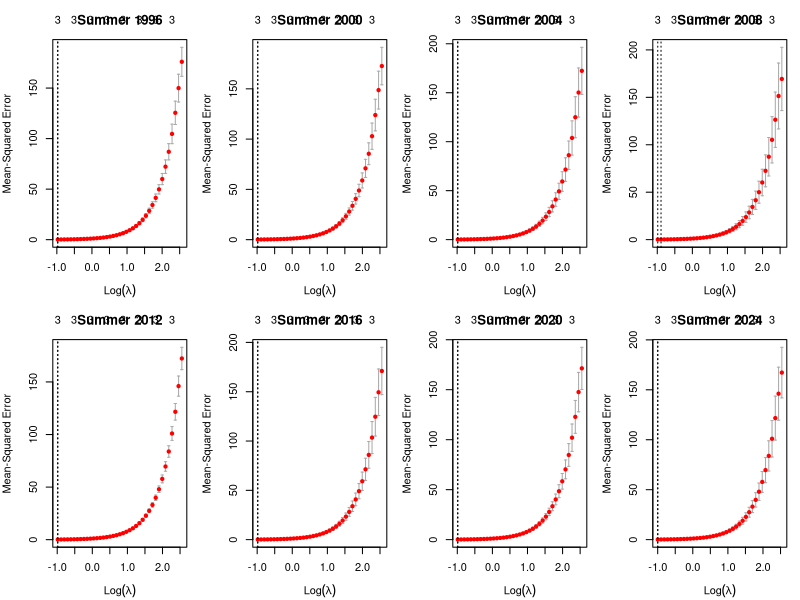
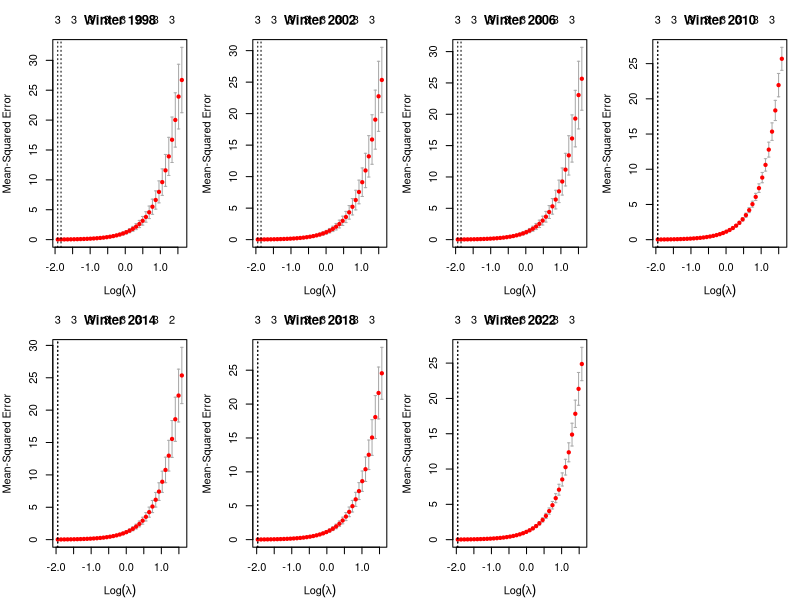
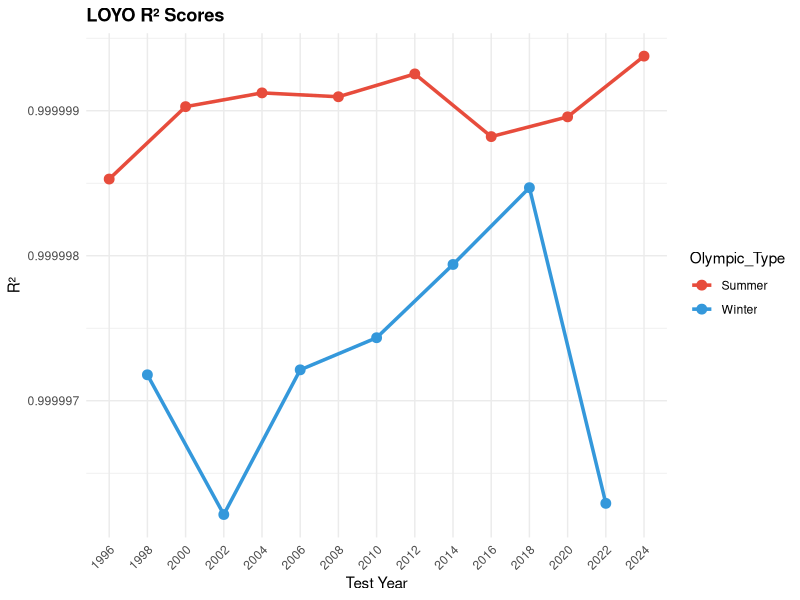
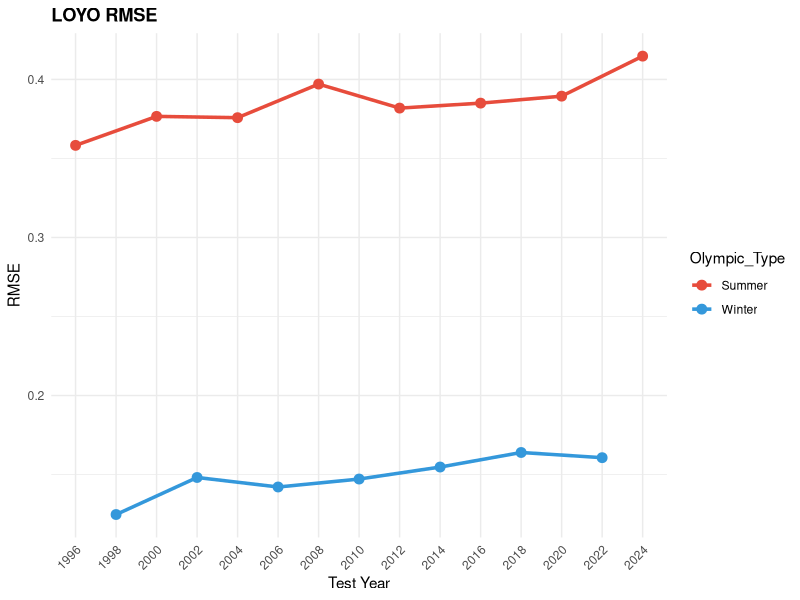
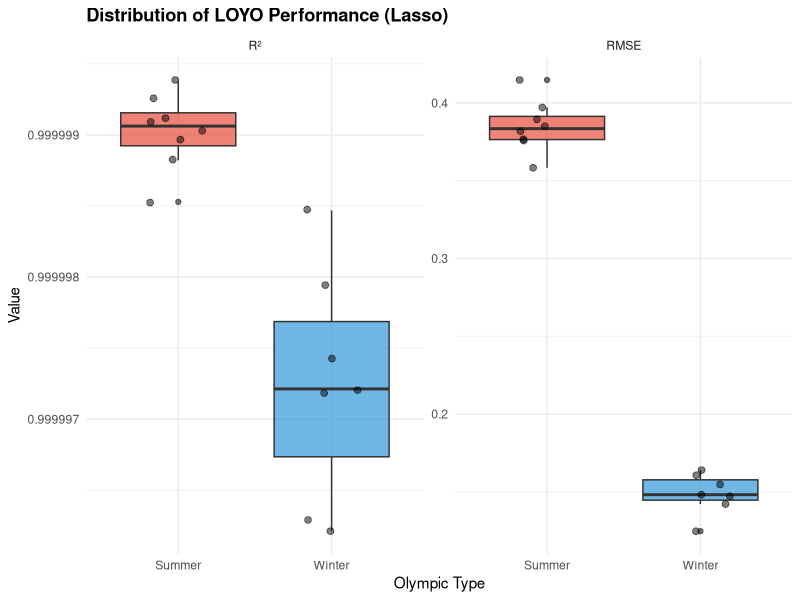

Generate these figures, in order, with R:
## ---- chunk 1
library(tidyverse)
library(data.table)
library(glmnet)
library(randomForest)

# Load data and split by Olympic type
final_data <- fread("final_medals_model_input.csv")

final_data_olympics <- final_data |>
  mutate(
    olympic_type = case_when(
      year %in% c(1998, 2002, 2006, 2010, 2014, 2018, 2022) ~ "Winter",
      year %in% c(1996, 2000, 2004, 2008, 2012, 2016, 2020, 2024) ~ "Summer",
      TRUE ~ NA_character_
    )
  ) |>
  filter(!is.na(olympic_type))

summer_years <- sort(unique(final_data_olympics$year[final_data_olympics$olympic_type == "Summer"]))
winter_years <- sort(unique(final_data_olympics$year[final_data_olympics$olympic_type == "Winter"]))

cat("Summer Olympics Years:", paste(summer_years, collapse = ", "), "\n")
cat("Winter Olympics Years:", paste(winter_years, collapse = ", "), "\n")
## ---- chunk 2
create_fe_data <- function(data) {
  data |>
    arrange(country_noc, year) |>
    group_by(country_noc) |>
    mutate(
      gdp_pop_interaction = GDP_per_capita * log(Population + 1),
      development_index = (life_expectancy_total_years / 100) * internet_access_percent,
      gdp_squared = GDP_per_capita^2,
      population_log = log(Population + 1),
      medals_lag1 = lag(total, 1),
      medals_lag2 = lag(total, 2),
      medals_rolling_avg = (lag(total, 1) + lag(total, 2) + lag(total, 3)) / 3,
      gdp_growth = (GDP_per_capita - lag(GDP_per_capita, 1)) / (lag(GDP_per_capita, 1) + 0.001),
      internet_growth = internet_access_percent - lag(internet_access_percent, 1),
      govt_gdp_ratio = Government_Spending / (GDP_per_capita * Population + 1),
      military_gdp_ratio = mil_expenditure_percent / 100,
      high_population = as.integer(Population > median(Population, na.rm = TRUE)),
      high_gdp = as.integer(GDP_per_capita > median(GDP_per_capita, na.rm = TRUE)),
      infra_score = (elec_access_percent + internet_access_percent + mobile_sub_per100) / 3
    ) |>
    ungroup()
}

summer_data <- final_data_olympics |>
  filter(olympic_type == "Summer") |>
  create_fe_data()

winter_data <- final_data_olympics |>
  filter(olympic_type == "Winter") |>
  create_fe_data()
## ---- chunk 3
prepare_matrices_loyo <- function(data, test_year) {
  train_data <- data |> filter(year != test_year)
  test_data <- data |> filter(year == test_year)
  
  predictor_cols <- setdiff(names(data), c("year", "country_noc", "total", "olympic_type"))
  
  train_means <- train_data |>
    summarise(across(all_of(predictor_cols), 
                    ~ifelse(is.nan(mean(., na.rm = TRUE)), 0, mean(., na.rm = TRUE))))
  
  prepare_split <- function(df) {
    df |>
      select(all_of(predictor_cols)) |>
      mutate(across(everything(), ~{
        col_mean <- train_means[[cur_column()]]
        ifelse(is.na(.) | is.infinite(.), col_mean, .)
      })) |>
      as.matrix()
  }
  
  X_train <- prepare_split(train_data)
  X_test <- prepare_split(test_data)
  X_train[is.na(X_train) | is.infinite(X_train)] <- 0
  X_test[is.na(X_test) | is.infinite(X_test)] <- 0
  
  list(X_train = X_train, y_train = train_data$total, 
       X_test = X_test, y_test = test_data$total)
}

run_loyo_models <- function(data, olympic_years, olympic_name) {
  cat(sprintf("\n=== %s OLYMPICS - LEAVE-ONE-YEAR-OUT ===\n", toupper(olympic_name)))
  
  results <- list()
  
  for(test_year in olympic_years) {
    mats <- prepare_matrices_loyo(data, test_year)
    
    cv_lasso <- cv.glmnet(mats$X_train, mats$y_train, alpha = 1, nfolds = 5)
    cv_ridge <- cv.glmnet(mats$X_train, mats$y_train, alpha = 0, nfolds = 5)
    cv_enet <- cv.glmnet(mats$X_train, mats$y_train, alpha = 0.5, nfolds = 5)
    
    calc_metrics <- function(pred, actual) {
      list(rmse = sqrt(mean((pred - actual)^2)),
           mae = mean(abs(pred - actual)),
           r2 = cor(pred, actual)^2)
    }
    
    lasso_pred <- predict(cv_lasso, newx = mats$X_test, s = "lambda.min")
    ridge_pred <- predict(cv_ridge, newx = mats$X_test, s = "lambda.min")
    enet_pred <- predict(cv_enet, newx = mats$X_test, s = "lambda.min")
    
    results[[as.character(test_year)]] <- list(
      test_year = test_year,
      lasso = calc_metrics(lasso_pred, mats$y_test),
      ridge = calc_metrics(ridge_pred, mats$y_test),
      enet = calc_metrics(enet_pred, mats$y_test),
      lasso_model = cv_lasso
    )
    
    cat(sprintf("Year %d: Lasso R²=%.3f, Ridge R²=%.3f, Enet R²=%.3f\n",
                test_year, results[[as.character(test_year)]]$lasso$r2,
                results[[as.character(test_year)]]$ridge$r2,
                results[[as.character(test_year)]]$enet$r2))
  }
  
  results
}

summer_loyo <- run_loyo_models(summer_data, summer_years, "Summer")
winter_loyo <- run_loyo_models(winter_data, winter_years, "Winter")
## ---- chunk 4
summer_summary <- data.frame(
  Test_Year = as.integer(names(summer_loyo)),
  Lasso_RMSE = sapply(summer_loyo, \(x) x$lasso$rmse),
  Lasso_MAE = sapply(summer_loyo, \(x) x$lasso$mae),
  Lasso_R2 = sapply(summer_loyo, \(x) x$lasso$r2),
  Ridge_RMSE = sapply(summer_loyo, \(x) x$ridge$rmse),
  Ridge_R2 = sapply(summer_loyo, \(x) x$ridge$r2),
  Enet_RMSE = sapply(summer_loyo, \(x) x$enet$rmse),
  Enet_R2 = sapply(summer_loyo, \(x) x$enet$r2)
)

winter_summary <- data.frame(
  Test_Year = as.integer(names(winter_loyo)),
  Lasso_RMSE = sapply(winter_loyo, \(x) x$lasso$rmse),
  Lasso_MAE = sapply(winter_loyo, \(x) x$lasso$mae),
  Lasso_R2 = sapply(winter_loyo, \(x) x$lasso$r2),
  Ridge_RMSE = sapply(winter_loyo, \(x) x$ridge$rmse),
  Ridge_R2 = sapply(winter_loyo, \(x) x$ridge$r2),
  Enet_RMSE = sapply(winter_loyo, \(x) x$enet$rmse),
  Enet_R2 = sapply(winter_loyo, \(x) x$enet$r2)
)

cat("\n=== SUMMER OLYMPICS RESULTS ===\n")
print(summer_summary, digits = 3)
cat("\nAverage Performance:\n")
cat(sprintf("  Lasso:  RMSE=%.2f, MAE=%.2f, R²=%.3f\n",
            mean(summer_summary$Lasso_RMSE), mean(summer_summary$Lasso_MAE), mean(summer_summary$Lasso_R2)))
cat(sprintf("  Ridge:  RMSE=%.2f, R²=%.3f\n",
            mean(summer_summary$Ridge_RMSE), mean(summer_summary$Ridge_R2)))
cat(sprintf("  Enet:   RMSE=%.2f, R²=%.3f\n",
            mean(summer_summary$Enet_RMSE), mean(summer_summary$Enet_R2)))

cat("\n=== WINTER OLYMPICS RESULTS ===\n")
print(winter_summary, digits = 3)
cat("\nAverage Performance:\n")
cat(sprintf("  Lasso:  RMSE=%.2f, MAE=%.2f, R²=%.3f\n",
            mean(winter_summary$Lasso_RMSE), mean(winter_summary$Lasso_MAE), mean(winter_summary$Lasso_R2)))
cat(sprintf("  Ridge:  RMSE=%.2f, R²=%.3f\n",
            mean(winter_summary$Ridge_RMSE), mean(winter_summary$Ridge_R2)))
cat(sprintf("  Enet:   RMSE=%.2f, R²=%.3f\n",
            mean(winter_summary$Enet_RMSE), mean(winter_summary$Enet_R2)))
## ---- chunk 5
par(mfrow = c(2, 4), mar = c(4, 4, 3, 1))
for(i in seq_along(summer_loyo)) {
  test_year <- as.integer(names(summer_loyo))[i]
  cv_model <- summer_loyo[[i]]$lasso_model
  plot(cv_model, xvar = "lambda", main = paste("Summer", test_year))
}
par(mfrow = c(1, 1))
## ---- chunk 6
par(mfrow = c(2, 4), mar = c(4, 4, 3, 1))
for(i in seq_along(winter_loyo)) {
  test_year <- as.integer(names(winter_loyo))[i]
  cv_model <- winter_loyo[[i]]$lasso_model
  plot(cv_model, xvar = "lambda", main = paste("Winter", test_year))
}
par(mfrow = c(1, 1))
## ---- chunk 7
loyo_plot_data <- rbind(
  summer_summary |> select(Test_Year, Lasso_RMSE, Lasso_R2) |> mutate(Olympic_Type = "Summer"),
  winter_summary |> select(Test_Year, Lasso_RMSE, Lasso_R2) |> mutate(Olympic_Type = "Winter")
)

p_r2 <- ggplot(loyo_plot_data, aes(x = factor(Test_Year), y = Lasso_R2, 
                                   color = Olympic_Type, group = Olympic_Type)) +
  geom_point(size = 3) +
  geom_line(linewidth = 1.2) +
  scale_color_manual(values = c("Summer" = "#E74C3C", "Winter" = "#3498DB")) +
  labs(title = "LOYO R² Scores", x = "Test Year", y = "R²") +
  theme_minimal() +
  theme(plot.title = element_text(face = "bold"), 
        axis.text.x = element_text(angle = 45, hjust = 1))

p_rmse <- ggplot(loyo_plot_data, aes(x = factor(Test_Year), y = Lasso_RMSE,
                                     color = Olympic_Type, group = Olympic_Type)) +
  geom_point(size = 3) +
  geom_line(linewidth = 1.2) +
  scale_color_manual(values = c("Summer" = "#E74C3C", "Winter" = "#3498DB")) +
  labs(title = "LOYO RMSE", x = "Test Year", y = "RMSE") +
  theme_minimal() +
  theme(plot.title = element_text(face = "bold"),
        axis.text.x = element_text(angle = 45, hjust = 1))

p_r2
p_rmse
## ---- chunk 8
perf_dist <- rbind(
  data.frame(Metric = "R²", Olympic_Type = "Summer", Value = summer_summary$Lasso_R2),
  data.frame(Metric = "R²", Olympic_Type = "Winter", Value = winter_summary$Lasso_R2),
  data.frame(Metric = "RMSE", Olympic_Type = "Summer", Value = summer_summary$Lasso_RMSE),
  data.frame(Metric = "RMSE", Olympic_Type = "Winter", Value = winter_summary$Lasso_RMSE)
)

ggplot(perf_dist, aes(x = Olympic_Type, y = Value, fill = Olympic_Type)) +
  geom_boxplot(alpha = 0.7) +
  geom_jitter(width = 0.2, alpha = 0.5, size = 2) +
  facet_wrap(~Metric, scales = "free_y") +
  scale_fill_manual(values = c("Summer" = "#E74C3C", "Winter" = "#3498DB")) +
  labs(title = "Distribution of LOYO Performance (Lasso)",
       x = "Olympic Type", y = "Value") +
  theme_minimal() +
  theme(plot.title = element_text(face = "bold"), legend.position = "none")
